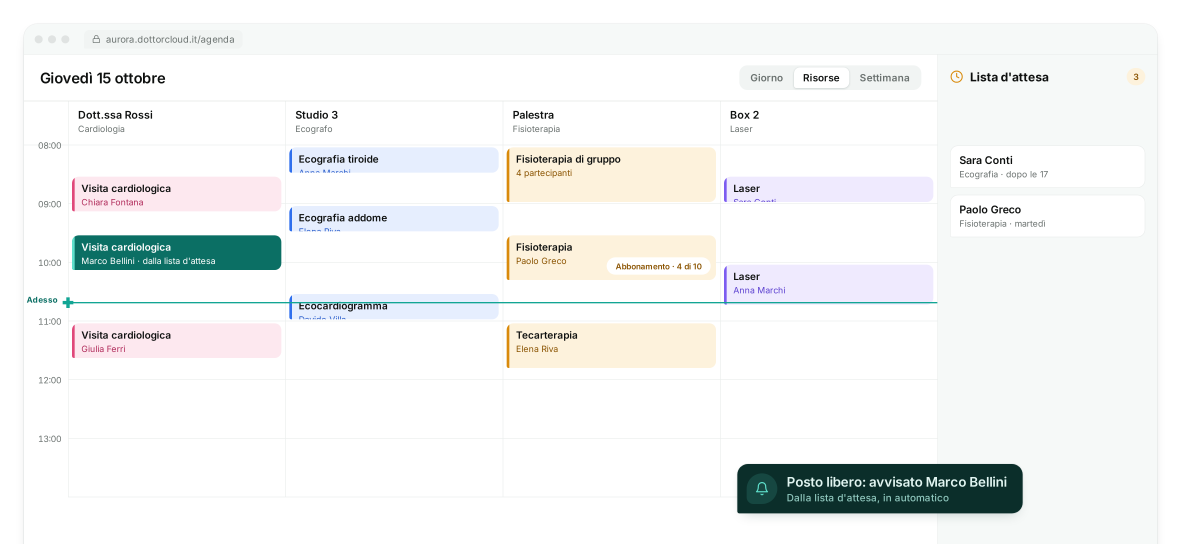
#> input picture brand/dottorcloud/presentazione/sorgenti/img/agenda.png, 3544 x 1632 px (shown at 1/3 size); its folder holds 4 pictures in this run
$ python immagini.py
#> lines starting #> are read from the running program, lines starting #| are printed output that depends on the picture
# Copyright (c) 2026, NPM2 Solutions Srl and contributors
# For license information, please see license.txt

"""The site's images, made from the brand's.

The product screens are the ones the video and the presentation use
(brand/dottorcloud/presentazione/sorgenti/img, taken with brand/dottorcloud/video/sorgenti/grab.mjs):
here they become WebP at twice the size the page shows them. The picture for
link previews is the brand's composition (brand/dottorcloud/composizioni/condivisione-og.png).

    pip install pillow
    python3 siti/dottorcloud/immagini.py

Writes siti/dottorcloud/risorse/img/. Run it again when a screen in brand/dottorcloud/ changes.
"""

from pathlib import Path

from PIL import Image

RADICE = Path(__file__).resolve().parents[2]
SCHERMATE = RADICE / "brand/dottorcloud/presentazione/sorgenti/img"
USCITA = RADICE / "siti/dottorcloud/risorse/img"

# name -> width in pixels: twice the widest the page shows it
LARGHEZZE = {
	# windows across the whole column
	"agenda": 2000,
	"auto": 2000,
	# windows and cards beside the text
	"chat": 1200,
	"clinica": 1200,
	"fattura": 1200,
	"servizi": 1200,
	"livelli-medico": 1200,
	"livelli-marketing": 1200,
	"ai": 1200,
	"chiamata": 1000,
	"social": 900,
	"lead": 900,
	"gdpr": 900,
	"muscoli": 700,
	"spesa": 700,
}


# smaller copies of the wide pictures, for phones and narrow columns:
# the build offers them in srcset as <name>-<width>.webp
RIDOTTE = (800, 1200)


# the phones, upright (brand/dottorcloud/video/sorgenti/telefoni.mjs makes telefono-<name>.png)
TELEFONI = {nome: 640 for nome in ("login", "home", "firma", "dieta", "esercizio", "esercizi", "staff")}


def webp(sorgente: Path, destinazione: Path, larghezza: int) -> None:
#> called with larghezza = 2000
	immagine = Image.open(sorgente).convert("RGBA")
#> immagine is the input picture: PIL image 3544x1632 RGBA; mean R, G, B, A 220.8, 222.7, 222.2, 233.9
	if immagine.width > larghezza:
		altezza = round(immagine.height * larghezza / immagine.width)
#> altezza = 921
		immagine = immagine.resize((larghezza, altezza), Image.LANCZOS)
#> immagine: PIL image 2000x921 RGBA
	immagine.save(destinazione, "WEBP", quality=82, method=6)


def condivisione() -> None:
	"""The brand's composition for shared links (brand/dottorcloud/composizioni), at 1200x630."""
	og = Image.open(RADICE / "brand/dottorcloud/composizioni/condivisione-og.png").convert("RGB")
	og.resize((1200, 630), Image.LANCZOS).save(
		USCITA / "condivisione.jpg", "JPEG", quality=88, optimize=True, progressive=True
	)
	# the same cover, smaller, as the poster of the video on the page
	poster = Image.open(RADICE / "brand/dottorcloud/video/DottorCloud.jpg").convert("RGB")
	poster = poster.resize((1600, round(poster.height * 1600 / poster.width)), Image.LANCZOS)
	poster.save(USCITA / "video.webp", "WEBP", quality=80, method=6)


def main() -> None:
	USCITA.mkdir(parents=True, exist_ok=True)
	for nome, larghezza in LARGHEZZE.items():
		webp(SCHERMATE / f"{nome}.png", USCITA / f"{nome}.webp", larghezza)
		for ridotta in RIDOTTE:
			if ridotta < larghezza:
				webp(SCHERMATE / f"{nome}.png", USCITA / f"{nome}-{ridotta}.webp", ridotta)
#> call 2 of webp, with larghezza = 800
#> in webp (call 2), `immagine = immagine.resize((larghezza, altezza), Image.LANCZOS)`:
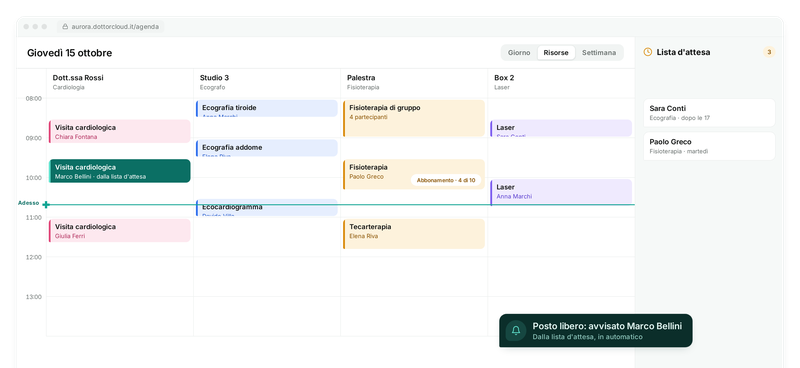
#> immagine: PIL image 800x368 RGBA; mean R, G, B, A 221.7, 223.6, 223.1, 233.9; transparent parts drawn white
#> pass 2 of the loop in main, `for nome, larghezza in LARGHEZZE.items():`:
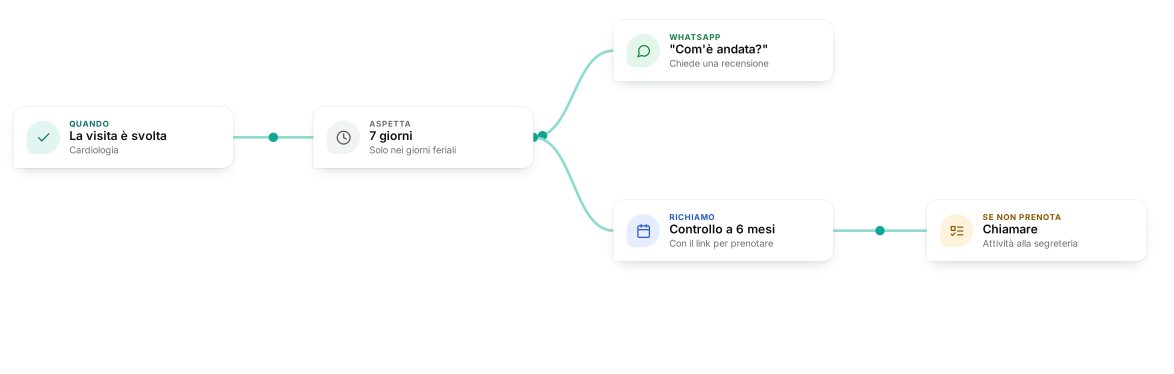
#> input picture brand/dottorcloud/presentazione/sorgenti/img/auto.png, 3520 x 1120 px (shown at 1/3 size)
#> in webp, immagine is the input picture: PIL image 3520x1120 RGBA; mean R, G, B, A 37.9, 39.2, 39, 40.2
#> immagine: PIL image 2000x636 RGBA
#> in webp (call 5), `immagine = immagine.resize((larghezza, altezza), Image.LANCZOS)`:
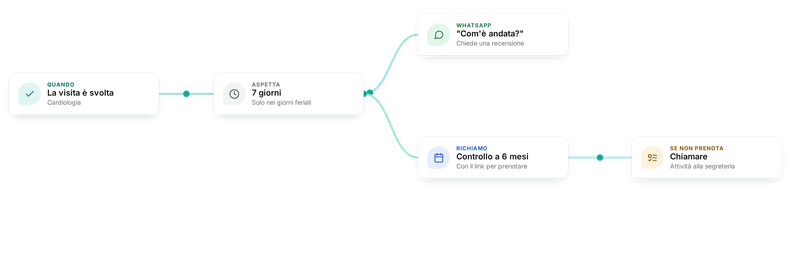
#> immagine: PIL image 800x255 RGBA; mean R, G, B, A 40.6, 42, 41.8, 40.2; transparent parts drawn white
	for nome, larghezza in TELEFONI.items():
		webp(SCHERMATE / f"telefono-{nome}.png", USCITA / f"{nome}.webp", larghezza)
	condivisione()
	for file in sorted(USCITA.iterdir()):
		print(f"{file.name:28} {file.stat().st_size // 1024:5} KB")


if __name__ == "__main__":
#> (the run stopped early here; a loop or call above may not have finished)
